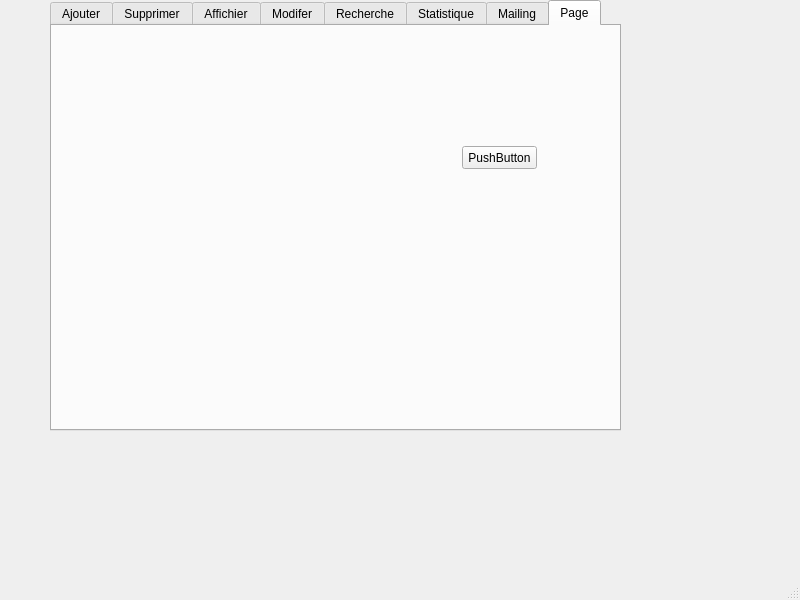
<?xml version="1.0" encoding="UTF-8"?>
<ui version="4.0">
 <class>GClient</class>
 <widget class="QMainWindow" name="GClient">
  <property name="geometry">
   <rect>
    <x>0</x>
    <y>0</y>
    <width>800</width>
    <height>600</height>
   </rect>
  </property>
  <property name="windowTitle">
   <string>MainWindow</string>
  </property>
  <widget class="QWidget" name="centralwidget">
   <widget class="QTabWidget" name="tabWidget">
    <property name="geometry">
     <rect>
      <x>50</x>
      <y>0</y>
      <width>571</width>
      <height>431</height>
     </rect>
    </property>
    <property name="currentIndex">
     <number>7</number>
    </property>
    <widget class="QWidget" name="tab">
     <attribute name="title">
      <string>Ajouter</string>
     </attribute>
     <widget class="QGroupBox" name="groupBox">
      <property name="geometry">
       <rect>
        <x>0</x>
        <y>0</y>
        <width>571</width>
        <height>411</height>
       </rect>
      </property>
      <property name="title">
       <string/>
      </property>
      <widget class="QLabel" name="label">
       <property name="geometry">
        <rect>
         <x>10</x>
         <y>40</y>
         <width>63</width>
         <height>20</height>
        </rect>
       </property>
       <property name="text">
        <string>ID</string>
       </property>
      </widget>
      <widget class="QLabel" name="label_2">
       <property name="geometry">
        <rect>
         <x>10</x>
         <y>80</y>
         <width>63</width>
         <height>20</height>
        </rect>
       </property>
       <property name="text">
        <string>Prenom</string>
       </property>
      </widget>
      <widget class="QLabel" name="label_3">
       <property name="geometry">
        <rect>
         <x>10</x>
         <y>120</y>
         <width>63</width>
         <height>20</height>
        </rect>
       </property>
       <property name="text">
        <string>Nom</string>
       </property>
      </widget>
      <widget class="QLabel" name="label_4">
       <property name="geometry">
        <rect>
         <x>10</x>
         <y>160</y>
         <width>63</width>
         <height>20</height>
        </rect>
       </property>
       <property name="text">
        <string>Age</string>
       </property>
      </widget>
      <widget class="QLineEdit" name="lineEdit_id">
       <property name="geometry">
        <rect>
         <x>100</x>
         <y>40</y>
         <width>113</width>
         <height>28</height>
        </rect>
       </property>
      </widget>
      <widget class="QLineEdit" name="lineEdit_prenom">
       <property name="geometry">
        <rect>
         <x>100</x>
         <y>80</y>
         <width>113</width>
         <height>28</height>
        </rect>
       </property>
      </widget>
      <widget class="QLineEdit" name="lineEdit_nom">
       <property name="geometry">
        <rect>
         <x>100</x>
         <y>120</y>
         <width>113</width>
         <height>28</height>
        </rect>
       </property>
      </widget>
      <widget class="QLineEdit" name="lineEdit_age">
       <property name="geometry">
        <rect>
         <x>100</x>
         <y>160</y>
         <width>113</width>
         <height>28</height>
        </rect>
       </property>
      </widget>
      <widget class="QPushButton" name="pushButton_ajoute">
       <property name="geometry">
        <rect>
         <x>80</x>
         <y>220</y>
         <width>83</width>
         <height>29</height>
        </rect>
       </property>
       <property name="text">
        <string>Ajouter</string>
       </property>
      </widget>
     </widget>
    </widget>
    <widget class="QWidget" name="tab2">
     <attribute name="title">
      <string>Supprimer</string>
     </attribute>
     <widget class="QGroupBox" name="groupBox_2">
      <property name="geometry">
       <rect>
        <x>0</x>
        <y>0</y>
        <width>571</width>
        <height>411</height>
       </rect>
      </property>
      <property name="title">
       <string/>
      </property>
      <widget class="QLabel" name="label_5">
       <property name="geometry">
        <rect>
         <x>20</x>
         <y>50</y>
         <width>63</width>
         <height>20</height>
        </rect>
       </property>
       <property name="text">
        <string>ID</string>
       </property>
      </widget>
      <widget class="QLineEdit" name="lineEdit_id_supprimer">
       <property name="geometry">
        <rect>
         <x>100</x>
         <y>50</y>
         <width>113</width>
         <height>28</height>
        </rect>
       </property>
      </widget>
      <widget class="QPushButton" name="pushButton_2">
       <property name="geometry">
        <rect>
         <x>70</x>
         <y>130</y>
         <width>83</width>
         <height>29</height>
        </rect>
       </property>
       <property name="text">
        <string>Supprimer</string>
       </property>
      </widget>
     </widget>
    </widget>
    <widget class="QWidget" name="tab_2">
     <attribute name="title">
      <string>Affichier</string>
     </attribute>
     <widget class="QTableView" name="tableView">
      <property name="geometry">
       <rect>
        <x>40</x>
        <y>80</y>
        <width>256</width>
        <height>192</height>
       </rect>
      </property>
     </widget>
     <widget class="QLabel" name="label_6">
      <property name="geometry">
       <rect>
        <x>20</x>
        <y>320</y>
        <width>63</width>
        <height>20</height>
       </rect>
      </property>
      <property name="text">
       <string>Trier par:</string>
      </property>
     </widget>
     <widget class="QRadioButton" name="radioButton">
      <property name="geometry">
       <rect>
        <x>90</x>
        <y>320</y>
        <width>41</width>
        <height>26</height>
       </rect>
      </property>
      <property name="text">
       <string>ID</string>
      </property>
     </widget>
     <widget class="QRadioButton" name="radioButton_2">
      <property name="geometry">
       <rect>
        <x>140</x>
        <y>320</y>
        <width>81</width>
        <height>26</height>
       </rect>
      </property>
      <property name="text">
       <string>Prenom</string>
      </property>
     </widget>
     <widget class="QRadioButton" name="radioButton_3">
      <property name="geometry">
       <rect>
        <x>230</x>
        <y>320</y>
        <width>61</width>
        <height>26</height>
       </rect>
      </property>
      <property name="text">
       <string>Nom</string>
      </property>
     </widget>
     <widget class="QRadioButton" name="radioButton_4">
      <property name="geometry">
       <rect>
        <x>140</x>
        <y>350</y>
        <width>61</width>
        <height>26</height>
       </rect>
      </property>
      <property name="text">
       <string>Age</string>
      </property>
     </widget>
    </widget>
    <widget class="QWidget" name="tab_3">
     <attribute name="title">
      <string>Modifer</string>
     </attribute>
     <widget class="QGroupBox" name="groupBox_3">
      <property name="geometry">
       <rect>
        <x>0</x>
        <y>0</y>
        <width>571</width>
        <height>411</height>
       </rect>
      </property>
      <property name="title">
       <string/>
      </property>
      <widget class="QLabel" name="label_7">
       <property name="geometry">
        <rect>
         <x>30</x>
         <y>90</y>
         <width>63</width>
         <height>20</height>
        </rect>
       </property>
       <property name="text">
        <string>ID</string>
       </property>
      </widget>
      <widget class="QLabel" name="label_8">
       <property name="geometry">
        <rect>
         <x>30</x>
         <y>120</y>
         <width>63</width>
         <height>20</height>
        </rect>
       </property>
       <property name="text">
        <string>Prenom</string>
       </property>
      </widget>
      <widget class="QLabel" name="label_9">
       <property name="geometry">
        <rect>
         <x>30</x>
         <y>150</y>
         <width>63</width>
         <height>20</height>
        </rect>
       </property>
       <property name="text">
        <string>Nom</string>
       </property>
      </widget>
      <widget class="QLabel" name="label_10">
       <property name="geometry">
        <rect>
         <x>30</x>
         <y>180</y>
         <width>63</width>
         <height>20</height>
        </rect>
       </property>
       <property name="text">
        <string>Age</string>
       </property>
      </widget>
      <widget class="QLineEdit" name="lineEdit_id_modifier">
       <property name="geometry">
        <rect>
         <x>120</x>
         <y>90</y>
         <width>113</width>
         <height>28</height>
        </rect>
       </property>
      </widget>
      <widget class="QLineEdit" name="lineEdit_prenom_modifier">
       <property name="geometry">
        <rect>
         <x>120</x>
         <y>120</y>
         <width>113</width>
         <height>28</height>
        </rect>
       </property>
      </widget>
      <widget class="QLineEdit" name="lineEdit_nom_modifier">
       <property name="geometry">
        <rect>
         <x>120</x>
         <y>150</y>
         <width>113</width>
         <height>28</height>
        </rect>
       </property>
      </widget>
      <widget class="QLineEdit" name="lineEdit_age_modifier">
       <property name="geometry">
        <rect>
         <x>120</x>
         <y>180</y>
         <width>113</width>
         <height>28</height>
        </rect>
       </property>
      </widget>
      <widget class="QPushButton" name="pushButton_modifier">
       <property name="geometry">
        <rect>
         <x>70</x>
         <y>260</y>
         <width>83</width>
         <height>29</height>
        </rect>
       </property>
       <property name="text">
        <string>Modifier</string>
       </property>
      </widget>
     </widget>
    </widget>
    <widget class="QWidget" name="tab_4">
     <attribute name="title">
      <string>Recherche</string>
     </attribute>
     <widget class="QGroupBox" name="groupBox_4">
      <property name="geometry">
       <rect>
        <x>-1</x>
        <y>0</y>
        <width>571</width>
        <height>411</height>
       </rect>
      </property>
      <property name="title">
       <string/>
      </property>
      <widget class="QTableView" name="tableView_recherche">
       <property name="geometry">
        <rect>
         <x>10</x>
         <y>90</y>
         <width>256</width>
         <height>192</height>
        </rect>
       </property>
      </widget>
      <widget class="QLabel" name="label_11">
       <property name="geometry">
        <rect>
         <x>20</x>
         <y>30</y>
         <width>111</width>
         <height>20</height>
        </rect>
       </property>
       <property name="text">
        <string>Recherche par :</string>
       </property>
      </widget>
      <widget class="QLineEdit" name="lineEdit_recherche">
       <property name="geometry">
        <rect>
         <x>130</x>
         <y>30</y>
         <width>113</width>
         <height>28</height>
        </rect>
       </property>
      </widget>
      <widget class="QPushButton" name="pushButton_rechcercher">
       <property name="geometry">
        <rect>
         <x>250</x>
         <y>30</y>
         <width>83</width>
         <height>29</height>
        </rect>
       </property>
       <property name="text">
        <string>Rechcercher</string>
       </property>
      </widget>
     </widget>
    </widget>
    <widget class="QWidget" name="tab_5">
     <attribute name="title">
      <string>Statistique</string>
     </attribute>
     <widget class="QPushButton" name="stat">
      <property name="geometry">
       <rect>
        <x>240</x>
        <y>170</y>
        <width>83</width>
        <height>29</height>
       </rect>
      </property>
      <property name="text">
       <string>stat</string>
      </property>
     </widget>
    </widget>
    <widget class="QWidget" name="Mailing">
     <attribute name="title">
      <string>Mailing</string>
     </attribute>
     <widget class="QLineEdit" name="adresseR">
      <property name="geometry">
       <rect>
        <x>162</x>
        <y>30</y>
        <width>131</width>
        <height>22</height>
       </rect>
      </property>
      <property name="placeholderText">
       <string>Adresse mail du récepteur</string>
      </property>
     </widget>
     <widget class="QLineEdit" name="objet">
      <property name="geometry">
       <rect>
        <x>162</x>
        <y>70</y>
        <width>131</width>
        <height>22</height>
       </rect>
      </property>
      <property name="placeholderText">
       <string>Objet</string>
      </property>
     </widget>
     <widget class="QLineEdit" name="pieceJ">
      <property name="geometry">
       <rect>
        <x>162</x>
        <y>110</y>
        <width>131</width>
        <height>22</height>
       </rect>
      </property>
      <property name="placeholderText">
       <string>Pièces jointes</string>
      </property>
     </widget>
     <widget class="QTextEdit" name="description">
      <property name="geometry">
       <rect>
        <x>133</x>
        <y>150</y>
        <width>161</width>
        <height>121</height>
       </rect>
      </property>
      <property name="placeholderText">
       <string>Description...</string>
      </property>
     </widget>
     <widget class="QLineEdit" name="mdp">
      <property name="geometry">
       <rect>
        <x>320</x>
        <y>310</y>
        <width>113</width>
        <height>22</height>
       </rect>
      </property>
      <property name="placeholderText">
       <string>Votre mot de passe</string>
      </property>
     </widget>
     <widget class="QPushButton" name="browse">
      <property name="geometry">
       <rect>
        <x>340</x>
        <y>110</y>
        <width>93</width>
        <height>28</height>
       </rect>
      </property>
      <property name="text">
       <string>Browse</string>
      </property>
     </widget>
     <widget class="QPushButton" name="envoyer">
      <property name="geometry">
       <rect>
        <x>320</x>
        <y>350</y>
        <width>111</width>
        <height>28</height>
       </rect>
      </property>
      <property name="text">
       <string>Envoyer</string>
      </property>
     </widget>
    </widget>
    <widget class="QWidget" name="tab_6">
     <attribute name="title">
      <string>Page</string>
     </attribute>
     <widget class="QPushButton" name="pushButton">
      <property name="geometry">
       <rect>
        <x>410</x>
        <y>120</y>
        <width>75</width>
        <height>23</height>
       </rect>
      </property>
      <property name="text">
       <string>PushButton</string>
      </property>
     </widget>
    </widget>
   </widget>
  </widget>
  <widget class="QMenuBar" name="menubar">
   <property name="geometry">
    <rect>
     <x>0</x>
     <y>0</y>
     <width>800</width>
     <height>22</height>
    </rect>
   </property>
  </widget>
  <widget class="QStatusBar" name="statusbar"/>
 </widget>
 <resources/>
 <connections/>
</ui>
